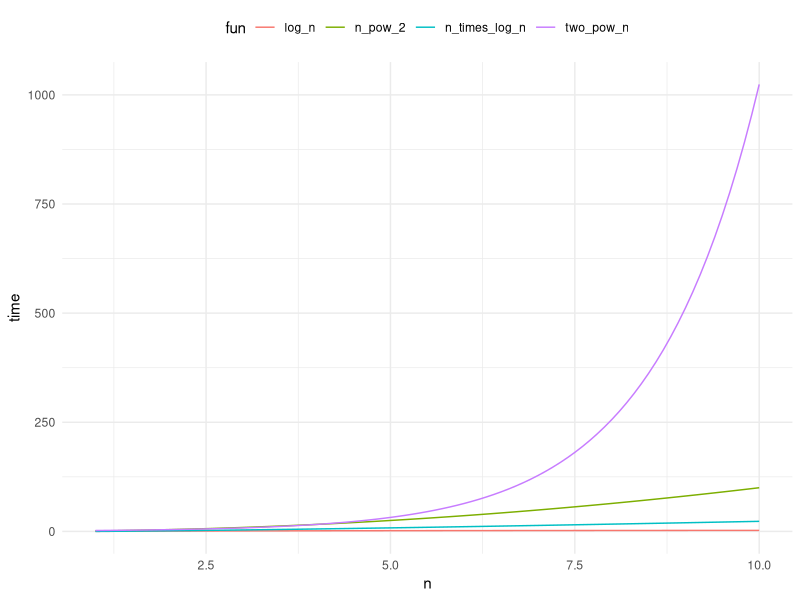

R code for this plot:
## ---- chunk 1
library(ggplot2)
library(tidyr)

# plot log(n) vs n vs nlog(n) bs 2^n vs n^2
n <- seq(1, 10, 0.1)

df <- data.frame(
  log_n = log(n),
  n = n,
  n_times_log_n = n * log(n),
  n_pow_2 = n^2,
  two_pow_n = 2^n
)

df <- df %>% gather(fun, time, -n)

ggplot(df, aes(x = n, y = time, color = fun)) +
  geom_line() +
  theme_minimal() +
  theme(legend.position = "top")
